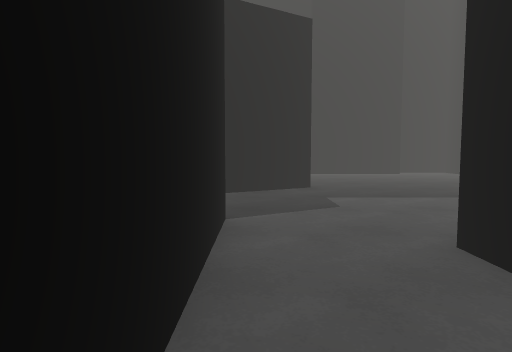
[1] (above)

15 first-person views from a walk through a scene from a Unity 3-D project. The camera is 1.2 m above the floor, tilts 4° down and sees 75° across. The floor is counted in squares, 1 m on a side. Each view is taken from the middle of a square. On the plan, view 1 faces up. The plan holds only what a view shows up to about 14 squares ahead; the rest is blank. The place goes on beyond the plan. The player character is not drawn.

[2]
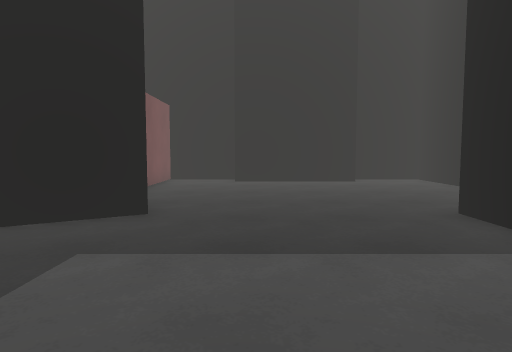

[3]
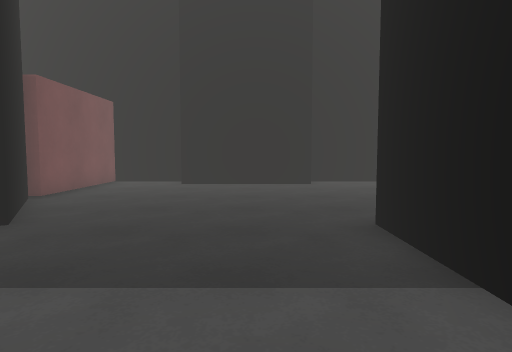

[4]
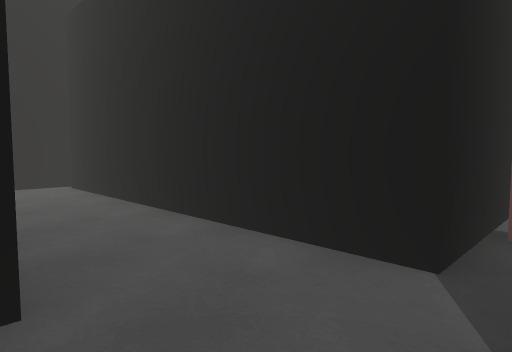

[5]
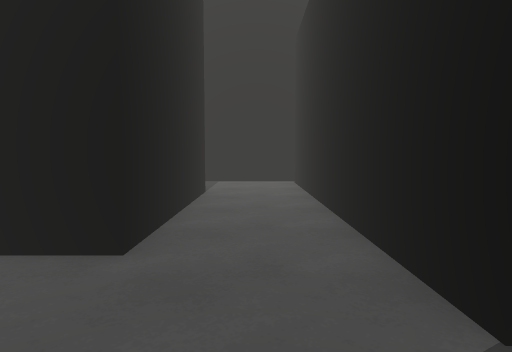

[6]
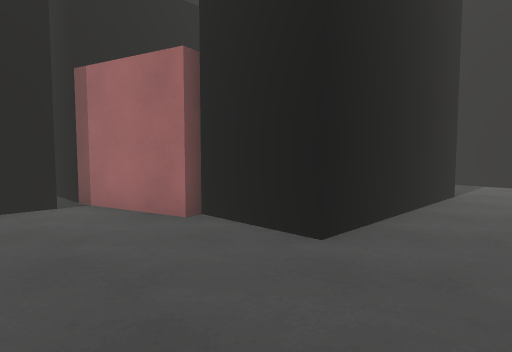

[7]
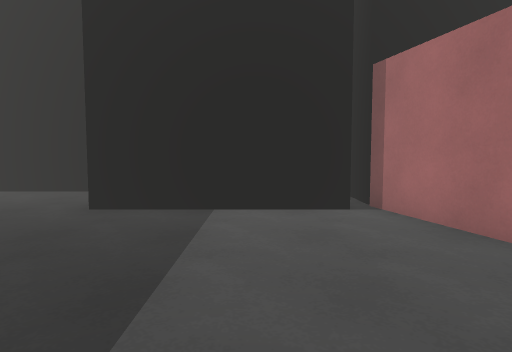

[8]
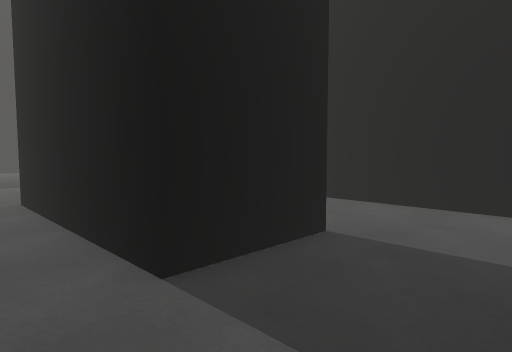

[9]
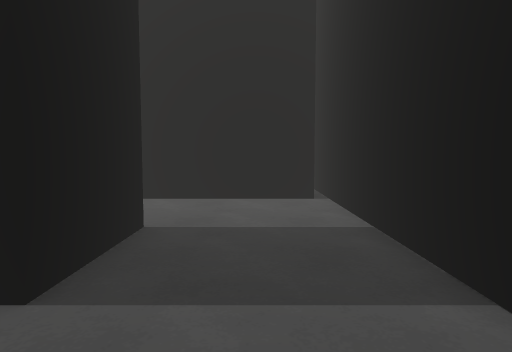

[10]
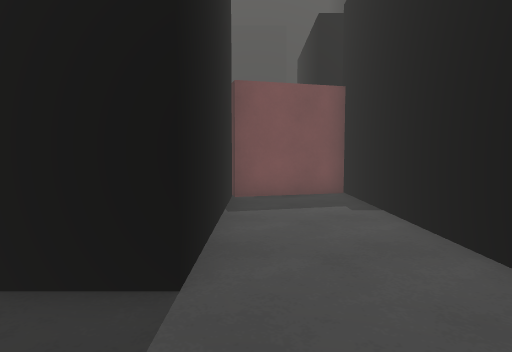

[11]
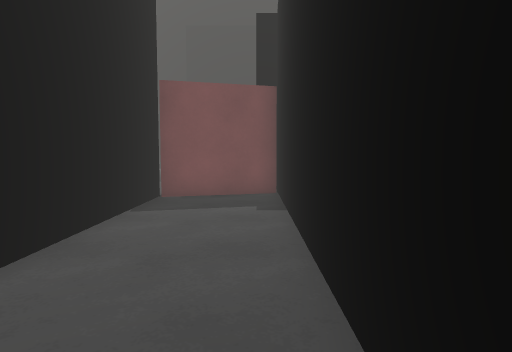

[12]
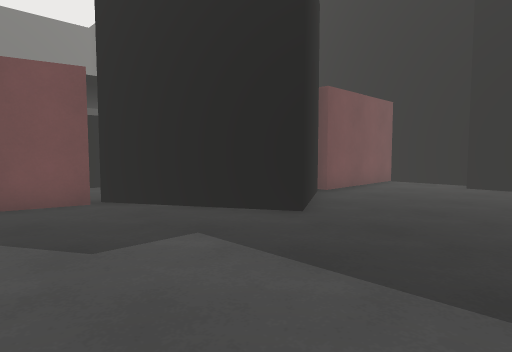

[13]
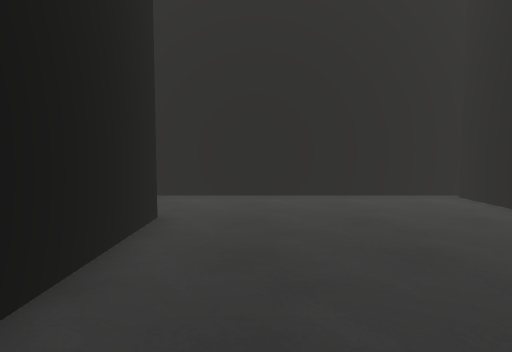

[14]
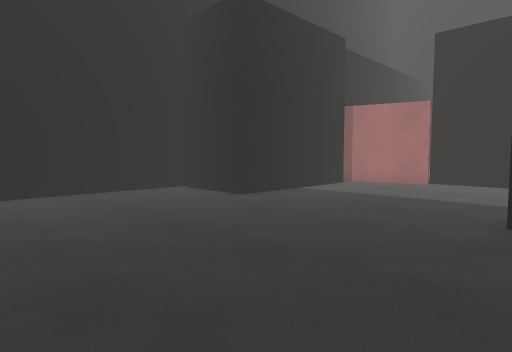

[15]
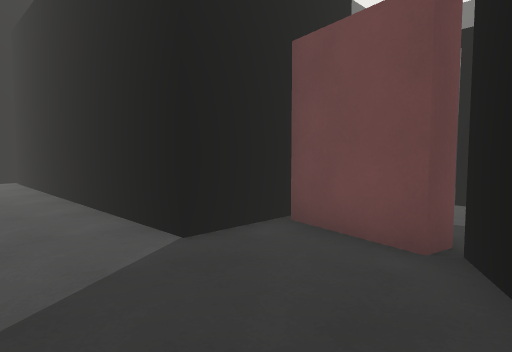

### Floor plan
Points are (right, up) in squares from view 1. A wall is a line through its corners. A room is listed if a view was taken in it or the views show most of it. See-through windows are left out.
Room 1 (views 1, 2, 3, 4, 5, 6, 7, 8, 9, 10, 11, 12, 13, 14, 15)
walls: (5.3, 4.6) (8.5, 5.5); (5.3, 4) (5.3, -2.2) (2.6, -2.2) (2.6, 4.2) (5.4, 4.2); (8, 6) (8, 11.5) (11, 11.5); (-2.1, 8.7) (-2.7, 6.2); (-3.5, 6) (-0.6, 6) (-0.6, -5.4); (11.2, 11.2) (11.2, 19.8) (8.2, 19.8); (-0.1, 14.9) (1.9, 11.5) (-2.4, 9); (8.2, 18.8) (3.1, 18.8); (3, 19.8) (0.3, 19.8) (0.3, 14.9); (8.7, -5.6) (8.7, 4.9) (5.4, 4); (-0.8, -5.9) (10, -5.9)

Where each view was taken, in squares from view 1:
view 1: 0 up, 0 right, facing up
view 2: 5 up, 4 right, facing up
view 3: 6 up, 6 right, facing up
view 4: 7 up, 3 right, facing down-left
view 5: 8 up, 1 right, facing down
view 6: 8 up, 0 right, facing down-right
view 7: 8 up, 1 right, facing right
view 8: 5 down, 1 right, facing up-right
view 9: 4 down, 0 right, facing right
view 10: 5 down, 6 right, facing up
view 11: 5 down, 8 right, facing up
view 12: 6 up, 6 right, facing up-left
view 13: 17 up, 2 right, facing right
view 14: 18 up, 1 right, facing down-right
view 15: 10 up, 2 right, facing down-left
